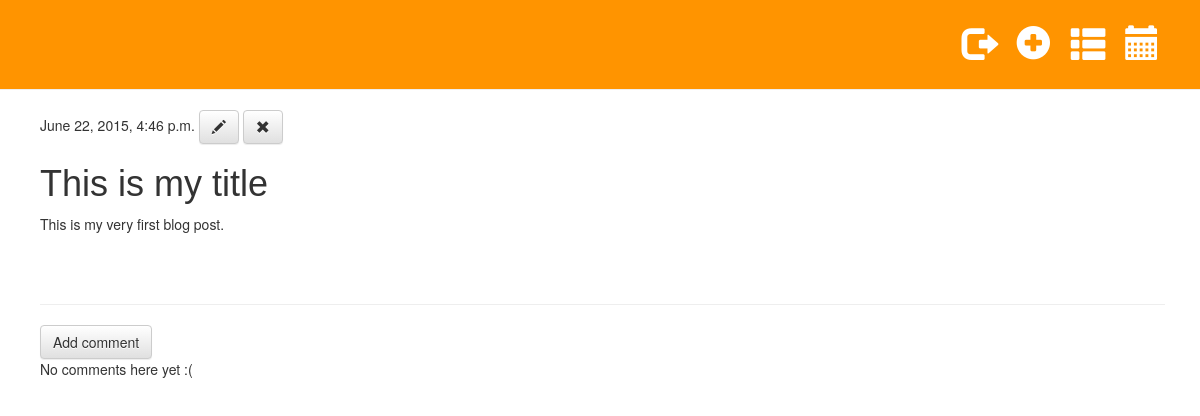
The page /post/1/ (signed in) on the database as committed earlier.
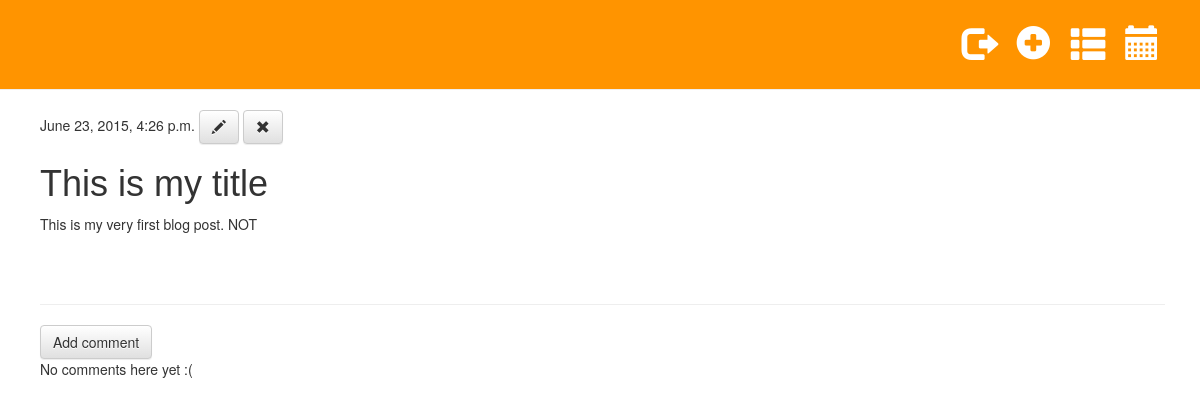
The same page on the database as committed later.
### blog/models.py (models this page shows, shortened)
class Post(models.Model):
    author = models.ForeignKey('auth.User')
    title = models.CharField(max_length=200)
    text = models.TextField()
    created_date = models.DateTimeField(
            default=timezone.now)
    published_date = models.DateTimeField(
            blank=True, null=True)

### blog/views.py (the view)
# urls.py: url(r'^post/(?P<pk>[0-9]+)/$', views.post_detail),
@login_required
def post_detail(request, pk):
    post = get_object_or_404(Post, pk=pk)
    return render(request, 'blog/post_detail.html', {'post': post})

### blog/templates/blog/post_detail.html
{% extends "blog/../base.html" %}
{% block content %}
    <div class="post">
        {% if post.published_date %}
            {{ post.published_date }}
        {% else %}
            <a class="btn btn-default" href="{% url 'blog.views.post_publish' pk=post.pk %}">Publish</a>
        {% endif %}
        <a class="btn btn-default" href="{% url "post_edit" pk=post.pk %}"><span class="glyphicon glyphicon-pencil"></span></a>
        <a class="btn btn-default" href="{% url 'post_remove' pk=post.pk %}"><span class="glyphicon glyphicon-remove"></span></a>
        <h1>{{ post.title }}</h1>
        <p>{{ post.text|linebreaks }}</p>
    </div>
    <hr>
    <a class="btn btn-default" href="{% url 'add_comment_to_post' pk=post.pk %}">Add comment</a>
    {% for comment in post.comments.all %}
    {% if user.is_authenticated or comment.approved %}
    <div class="comment">
        <div class="date">
            {{ comment.created_date }}
            {% if not comment.approved %}
                <a class="btn btn-default" href="{% url 'comment_remove' pk=comment.pk %}"><span class="glyphicon glyphicon-remove"></span></a>
                <a class="btn btn-default" href="{% url 'comment_approve' pk=comment.pk %}"><span class="glyphicon glyphicon-ok"></span></a>
            {% endif %}
        </div>
        <strong>{{ comment.author }}</strong>
        <p>{{ comment.text|linebreaks }}</p>
    </div>
    {% endif %}
    {% empty %}
    <p>No comments here yet :(</p>
{% endfor %}
{% endblock %}

Rows that differ between the two databases and show on the page:
changed Post "This is my title": published_date "June 22, 2015, 4:46 p.m." → "June 23, 2015, 4:26 p.m."; text "This is my very first blog post." → "This is my very first blog post. NOT"
